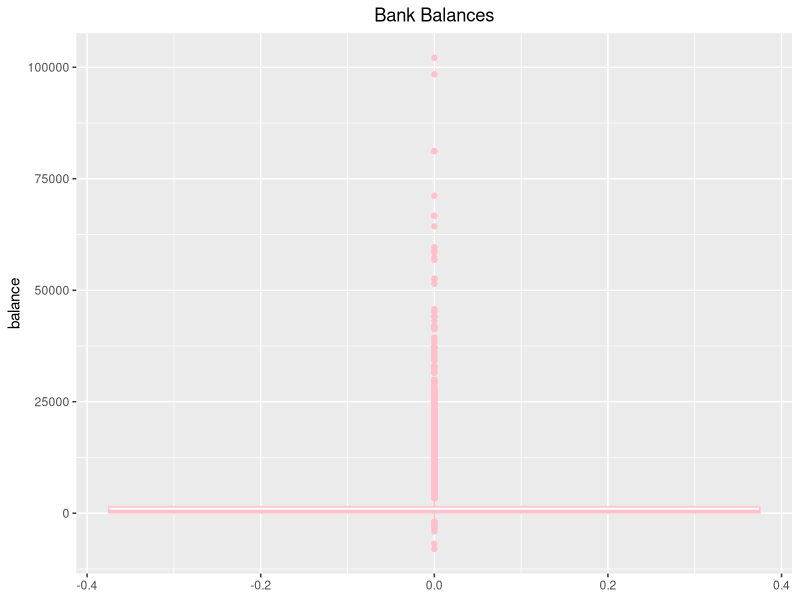

Here is the R script that generated this plot:
## ---- chunk 1
knitr::opts_chunk$set(echo = TRUE)
## ---- chunk 2
bank <- read.csv('bank.csv')
## ---- chunk 3
library(ggplot2)
library(dplyr)

ggplot(bank, aes(y=balance)) + geom_boxplot(color="pink") + labs(title = "Bank Balances") + theme(plot.title = element_text(hjust = 0.5))
